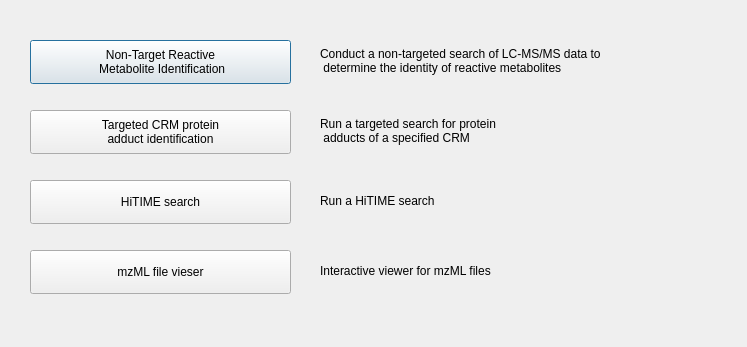
<?xml version="1.0" encoding="UTF-8"?>
<ui version="4.0">
 <class>Dialog</class>
 <widget class="QDialog" name="Dialog">
  <property name="geometry">
   <rect>
    <x>0</x>
    <y>0</y>
    <width>747</width>
    <height>347</height>
   </rect>
  </property>
  <property name="windowTitle">
   <string>Dialog</string>
  </property>
  <widget class="QPushButton" name="NTPS_button">
   <property name="geometry">
    <rect>
     <x>30</x>
     <y>40</y>
     <width>261</width>
     <height>44</height>
    </rect>
   </property>
   <property name="text">
    <string>Non-Target Reactive
 Metabolite Identification</string>
   </property>
  </widget>
  <widget class="QLabel" name="label">
   <property name="geometry">
    <rect>
     <x>320</x>
     <y>40</y>
     <width>361</width>
     <height>41</height>
    </rect>
   </property>
   <property name="text">
    <string>Conduct a non-targeted search of LC-MS/MS data to
 determine the identity of reactive metabolites</string>
   </property>
  </widget>
  <widget class="QPushButton" name="targeted_search_button">
   <property name="geometry">
    <rect>
     <x>30</x>
     <y>110</y>
     <width>261</width>
     <height>44</height>
    </rect>
   </property>
   <property name="text">
    <string>Targeted CRM protein 
adduct identification</string>
   </property>
  </widget>
  <widget class="QLabel" name="label_2">
   <property name="geometry">
    <rect>
     <x>320</x>
     <y>110</y>
     <width>361</width>
     <height>41</height>
    </rect>
   </property>
   <property name="text">
    <string>Run a targeted search for protein
 adducts of a specified CRM</string>
   </property>
  </widget>
  <widget class="QPushButton" name="HT_search_button">
   <property name="geometry">
    <rect>
     <x>30</x>
     <y>180</y>
     <width>261</width>
     <height>44</height>
    </rect>
   </property>
   <property name="text">
    <string>HiTIME search</string>
   </property>
  </widget>
  <widget class="QLabel" name="label_3">
   <property name="geometry">
    <rect>
     <x>320</x>
     <y>180</y>
     <width>361</width>
     <height>41</height>
    </rect>
   </property>
   <property name="text">
    <string>Run a HiTIME search</string>
   </property>
  </widget>
  <widget class="QPushButton" name="mzML_file_viewer_button">
   <property name="geometry">
    <rect>
     <x>30</x>
     <y>250</y>
     <width>261</width>
     <height>44</height>
    </rect>
   </property>
   <property name="text">
    <string>mzML file vieser</string>
   </property>
  </widget>
  <widget class="QLabel" name="label_4">
   <property name="geometry">
    <rect>
     <x>320</x>
     <y>250</y>
     <width>361</width>
     <height>41</height>
    </rect>
   </property>
   <property name="text">
    <string>Interactive viewer for mzML files</string>
   </property>
  </widget>
 </widget>
 <resources/>
 <connections/>
</ui>
